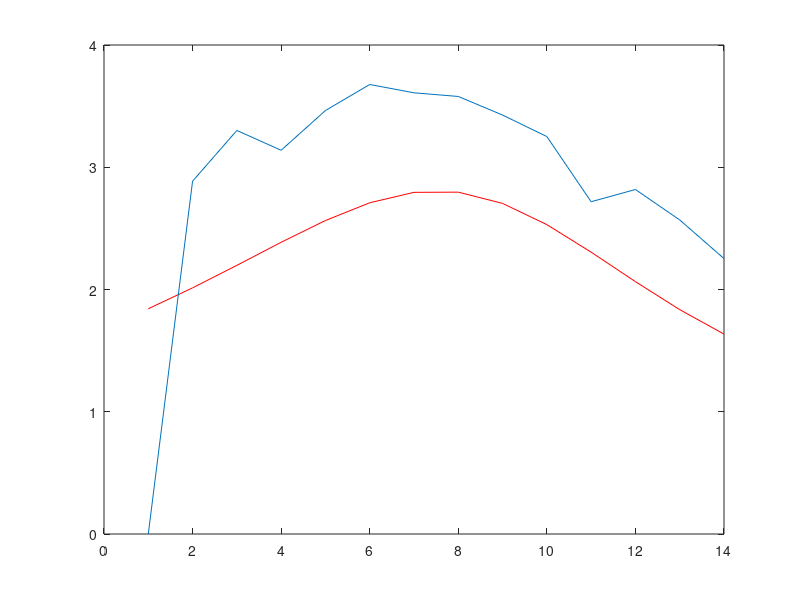

This figure's MATLAB source:
origin = [0,0];
L = 1000; 
area = L*L;

R1 = 150;
R2 = 0.4*R1;
lambda = 0.001;


center1 = origin;
center2 = [R1,0];

theta = 20*pi/180;
x = R1*cos(theta)-sqrt(R2*R2 - R1*R1*sin(theta)^2):3:R1;


probability_formula = zeros(1,numel(x));

for j = 1:numel(x)
    r = x(j) ;

    beta1 = acos( 1 - R2*R2/(2*R1*R1) ) - theta;
    beta2 = acos( 1 - R2*R2/(2*R1*R1) );


    alpha1 = theta + atan( R1*sin(beta1)/(R1*cos(beta1) - r) );
    alpha2 = atan( (r*sin(theta) + R1*sin(beta2))/(R1*cos(beta2) - r*cos(theta)));

    r11 = @(alpha) -r*cos(theta-alpha) + sqrt( R1*R1 - r*r * sin(theta-alpha).*sin(theta-alpha) );
    r12 = @(alpha) R1*cos(alpha) - r*cos(alpha-theta) + sqrt( (R1*cos(alpha)-r*cos(alpha-theta)).*(R1*cos(alpha)-r*cos(alpha-theta)) - r*r*sin(theta)*sin(theta) - (R1-r*cos(theta))^2 + R2*R2 );

    a1 = alpha1;
    a2 = alpha2;
    if a1 < 0
        a1 = pi + a1;
    end
    if a2 < 0
        a2 = pi + a2;
    end
    f1 = @(alpha) (1/2/pi)*exp(-pi*lambda*r11(alpha).*r11(alpha));
    f2 = @(alpha) (1/2/pi)*exp(-pi*lambda*r12(alpha).*r12(alpha));
    Prob = integral(f1,-a2,a1) +  integral(f2,a1,2*pi-a2);
    probability_formula(j) = Prob;
end
plot(1./probability_formula,'r')


noOfIter = 1000;

noOfLegs = zeros(1,numel(x));

for j = 1:numel(x)

    for i = 1:noOfIter

        currentPosition = [x(j)*cos(theta),x(j)*sin(theta)];

        while (norm(currentPosition-center1)<=R1)&&(norm(currentPosition-center2)<=R2)

            N = poissrnd(lambda*area); % no. of AUs
            p = unifrnd(-L/2,L/2,N,2);
            noOfLegs(j) = noOfLegs(j)+1;

            distances = sqrt(sum((p-repmat(currentPosition,length(p),1))'.^2));
            minDist = min(distances);
            nextPosIndex = find(distances == minDist);
            %currentPosition
            nextPosition = p(nextPosIndex,:);

            prevPosition = currentPosition;
            currentPosition = nextPosition;      

        end

    end
end
noOfLegs = noOfLegs/1000;

hold on;
plot(noOfLegs)

